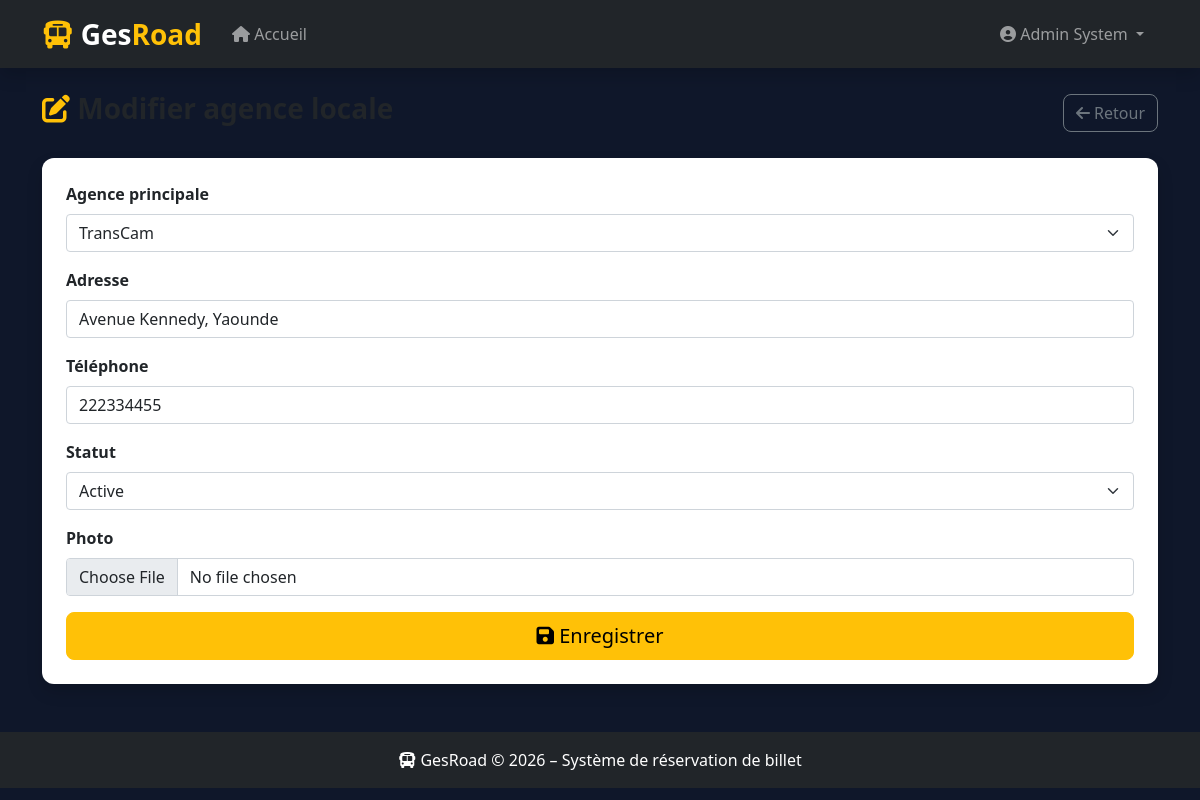
Screenshot of /index.php?controller=admin&action=modifierAgenceLocale&id=2 (signed in) with the database file from the repository.
### tables this page shows
CREATE TABLE `agence_locale` (
  `id` int(11) NOT NULL AUTO_INCREMENT,
  `agence_id` int(11) DEFAULT NULL,
  `addresse` varchar(254) DEFAULT NULL,
  `telephone` varchar(254) DEFAULT NULL,
  `statut` int(11) DEFAULT NULL,
  `photo` varchar(255) DEFAULT NULL,
  PRIMARY KEY (`id`),
  KEY `FK_Association_1` (`agence_id`),
  CONSTRAINT `FK_Association_1` FOREIGN KEY (`agence_id`) REFERENCES `agence` (`id`)
);

CREATE TABLE `agence` (
  `id` int(11) NOT NULL AUTO_INCREMENT,
  `nom` varchar(254) DEFAULT NULL,
  `description` varchar(254) DEFAULT NULL,
  `logo` varchar(254) DEFAULT NULL,
  `devise` varchar(254) DEFAULT NULL,
  PRIMARY KEY (`id`)
);

### controllers/admincontrollers.php (called while the page is built, shortened)
<?php
require_once MODELS . '/Agence.php';
require_once MODELS . '/AgenceLocale.php';
class AdminController {
    private $agence;
    private $agenceLocale;
    public function __construct($pdo) {
        $this->agence       = new Agence($pdo);
        $this->agenceLocale = new AgenceLocale($pdo);
    }
    public function modifierAgenceLocale() {
        $id           = $_GET['id'];
        $agence_locale = $this->agenceLocale->getDetails($id);
        $agences      = $this->agence->lister();
        require_once VIEWS . '/admin/agence_locale/modifier.php';
    }
}
?>

### models/agencelocale.php (called while the page is built, shortened)
<?php
class AgenceLocale {
    private $pdo;
    public function __construct($pdo) {
        $this->pdo = $pdo;
    }
    public function getDetails($id) {
        $stmt = $this->pdo->prepare("
            SELECT al.*, a.nom AS nom_agence
            FROM agence_locale al
            JOIN agence a ON a.id = al.agence_id
            WHERE al.id = ?
        ");
        $stmt->execute([$id]);
        return $stmt->fetch(PDO::FETCH_ASSOC);
    }
}
?>

### models/agence.php (called while the page is built, shortened)
<?php
class Agence {
    private $pdo;
    public function __construct($pdo) {
        $this->pdo = $pdo;
    }
    public function lister() {
        $stmt = $this->pdo->prepare("SELECT * FROM agence ORDER BY nom ASC");
        $stmt->execute();
        return $stmt->fetchAll(PDO::FETCH_ASSOC);
    }
}
?>

### views/admin/agence_locale/modifier.php (the view, shortened to what this page needs)
<?php include ROOT . '/views/layout.php'; ?>
<div class="d-flex justify-content-between align-items-center mb-4">
    <h3 class="fw-bold">
        <i class="fas fa-edit text-warning"></i> Modifier agence locale
    </h3>
    <a href="<?= BASE_URL ?>/index.php?controller=admin&action=listeAgencesLocales"
       class="btn btn-outline-secondary">
        <i class="fas fa-arrow-left"></i> Retour
    </a>
</div>
<div class="card shadow border-0">
    <div class="card-body p-4">
        <form method="POST"
              action="<?= BASE_URL ?>/index.php?controller=admin&action=modifierAgenceLocale&id=<?= $agence_locale['id'] ?>"
              enctype="multipart/form-data">
            <div class="mb-3">
                <label class="form-label fw-bold">Agence principale</label>
                <select name="agence_id" class="form-select">
                    <?php foreach ($agences as $a): ?>
                        <option value="<?= $a['id'] ?>"
                            <?= $a['id'] == $agence_locale['agence_id'] ? 'selected' : '' ?>>
                            <?= $a['nom'] ?>
                        </option>
                    <?php endforeach; ?>
                </select>
            </div>
            <div class="mb-3">
                <label class="form-label fw-bold">Adresse</label>
                <input type="text" name="addresse" class="form-control"
                       value="<?= $agence_locale['addresse'] ?>" required>
            </div>
            <div class="mb-3">
                <label class="form-label fw-bold">Téléphone</label>
                <input type="text" name="telephone" class="form-control"
                       value="<?= $agence_locale['telephone'] ?>">
            </div>
            <div class="mb-3">
                <label class="form-label fw-bold">Statut</label>
                <select name="statut" class="form-select">
                    <option value="1" <?= $agence_locale['statut'] == 1 ? 'selected' : '' ?>>Active</option>
                </select>
            </div>
            <div class="mb-3">
                <label class="form-label fw-bold">Photo</label>
                <input type="file" name="photo" class="form-control"
                       accept="image/jpeg,image/png,image/webp">
            </div>
            <div class="d-grid">
                <button type="submit" class="btn btn-warning btn-lg">
                    <i class="fas fa-save"></i> Enregistrer
                </button>
            </div>
        </form>
    </div>
</div>
<?php include ROOT . '/views/layout_footer.php'; ?>

### assets/css/style.css (style rules this page uses)
body { background-size: cover; background-position: center; background-repeat: no-repeat; transition: background-image 1s ease-in-out; }
html, body { height: 100%; margin: 0; background-color: #0f172a; }
.card { border-radius: 12px; border: none; }
.btn { border-radius: 8px; }

### rows the page displays
agence_locale: agence_id "TransCam", addresse "Avenue Kennedy, Yaounde", telephone "222334455", statut "Active"

### other values shown
$_SESSION['user_nom'] "Admin"
$_SESSION['user_prenom'] "System"
